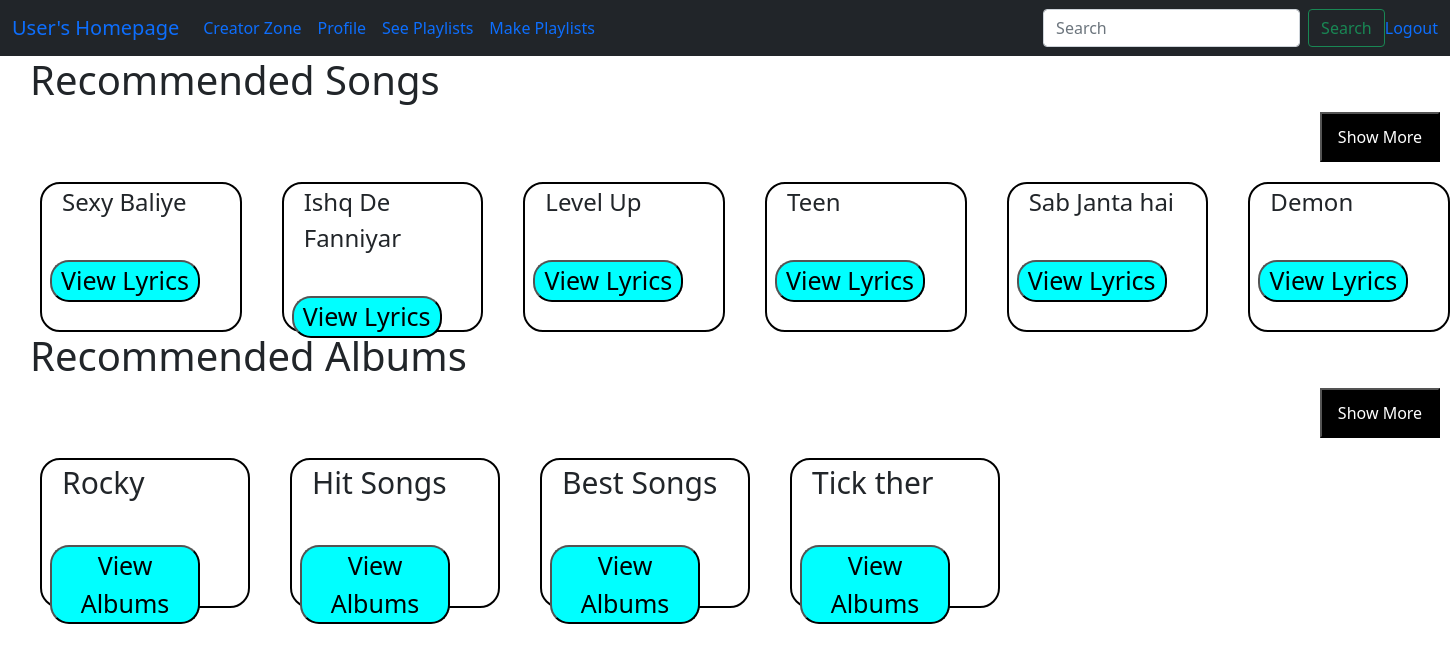
Screenshot of /harshu with the database file from the repository.
### model.py (models this page shows)
class Upload(db.Model):
    __tablename__='upload'
    id=db.Column('id',db.Integer,primary_key=True)
    Username=db.Column(db.String(30))
    Creator=db.Column(db.String(30))
    Genre=db.Column(db.String(40))
    title=db.Column(db.String(10))
    Date=db.Column(db.String(30))
    Lyrics=db.Column(db.String(900))

### main.py (the view)
@app.route('/harshu',methods=['GET','POST'])
def harshu():
    conn = sqlite3.connect('datab.sqlite3')
    cursor = conn.cursor()
    try:
        cursor.execute('SELECT title FROM upload LIMIT 6')
        data1 = cursor.fetchall()
        cursor.execute('SELECT distinct(name) FROM album LIMIT 6')
        data2 = cursor.fetchall()
        conn.close()
        return render_template('index.html',data1=data1,data2=data2)
    except Exception as e:
        return "{}".format(e),"not fetched"

### templates/index.html (shortened to what this page needs)
<!doctype html>
<html lang="en">
  <head>
    <link href="https://cdn.jsdelivr.net/npm/bootstrap@5.1.3/dist/css/bootstrap.min.css" rel="stylesheet">
  </head>
  <body>
    <nav class="navbar navbar-expand-lg bg-dark">
      <div class="container-fluid">
        <a class="navbar-brand">User's Homepage</a>
        <div class="collapse navbar-collapse" id="navbarSupportedContent">
          <ul class="navbar-nav me-auto mb-2 mb-lg-0">
            <li class="nav-item">
              <a class="nav-link active" aria-current="page" href="/creator">Creator Zone</a>
            </li>
            <li class="nav-item">
              <a class="nav-link" href="/profile">Profile</a>
            </li>
           <li class="nav-item">
              <a class="nav-link" href="/craplaylist">See Playlists</a>
            </li>
            <li class="nav-item">
              <a class="nav-link" href="/createplaylist">Make Playlists</a>
            </li>
          </ul>
          <form class="d-flex" role="search" action="/Songs" method="POST">
            <input class="form-control me-2" type="search" placeholder="Search" aria-label="Search" name="title">
            <button class="btn btn-outline-success" type="submit">Search</button>
          </form>
          <form>
            <a style="text-decoration: none;" href='/logout' type="submit">Logout</a>
          </form>
        </div>
      </div>
    </nav>
    <h1 style="margin-left: 30px;">Recommended Songs</h1>
    <form class=" bv" action="/tert"><button style="background-color: black; color: white; width: 120px; height:50px;"> Show More</button></form>
    <div class="tv">
      {% for name in data1 %}
         <div class="cv">
             <p style="font-size: 24px; margin-left:20px"> {{ name[0] }}</p><br>
             <form class="ho" action="/userson" method="POST">
             <button type='submit' style="font-size: 25px; border-radius: 19px; margin-left: 8px; background-color: aqua; width:150px;">View Lyrics</button>
         </form></div>
    {% endfor%}
  </div>
  <h1 style="margin-left: 30px;">Recommended Albums</h1>
    <form class=" bv" action="/text"><button style="background-color: black; color: white; width: 120px; height:50px;"> Show More</button></form>
    <div class="tv">
      {% for name in data2 %}
         <div class="cv">
             <p style="font-size: 30px; margin-left:20px"> {{ name[0] }}</p><br>
             <form class="ho" action="/useralbum" method="POST">
             <button type='submit' style="font-size: 25px; border-radius: 19px; margin-left: 8px; background-color: aqua; width:150px;">View Albums</button>
         </form></div>
    {% endfor%}
  </div>
  </body>
</html>

### templates/index.html (style rules this page uses)
* { padding: 0px; margin: 0px; }
.cv { margin-top: 20px; margin-left: 40px; width:210px; height:150px; border:2px black solid ; border-radius: 20px; }
.tv { display:flex; flex-direction: row; }
.bv { align-items: end; margin-left: 1320px; }

### rows the page displays
Upload: title "Sexy Baliye"
Upload: title "Ishq De Fanniyar"
Upload: title "Level Up"
Upload: title "Teen"
Upload: title "Sab Janta hai"
Upload: title "Demon"

### other values shown
{{ name[0] }} "Rocky" "Hit Songs" "Best Songs" "Tick ther"
